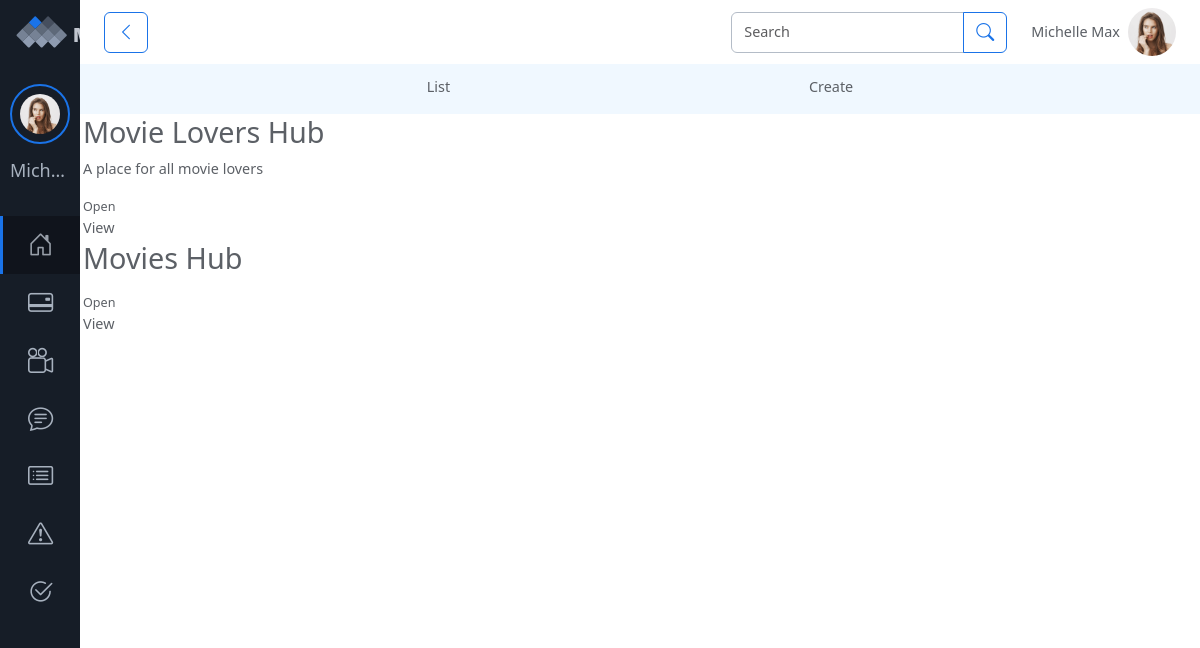
The app's page /User/Chatromms/ (signed in), older data.
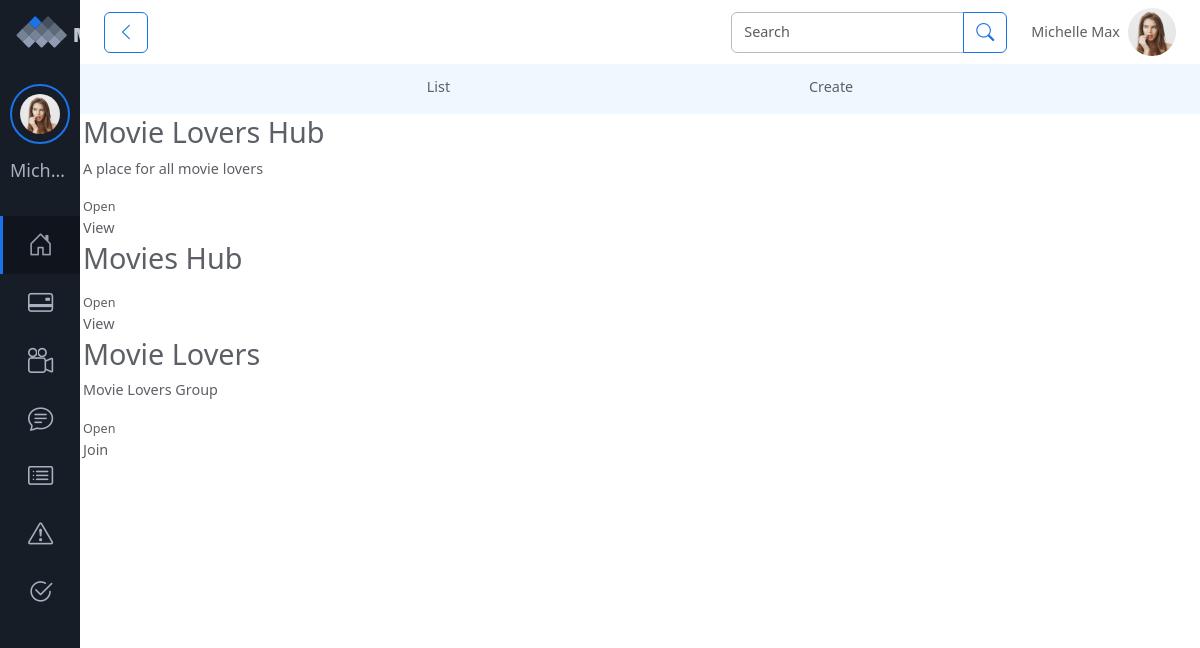
The same page, newer data.
### User/models.py (models this page shows)
class tbl_chatroom(models.Model):
    user_id = models.ForeignKey(tbl_user, on_delete=models.CASCADE, null=True)
    community_name = models.CharField(max_length=200)
    community_date = models.DateField()
    community_photo = models.FileField(upload_to='Files/Community/Profile/')
    community_description = models.TextField()
    community_status = models.IntegerField(default=0)

### User/views.py (the view)
# urls.py: path('Chatromms/',views.chatroom_list, name='chatrooms'),
def chatroom_list(request):
    user = request.session['uid']
    list = tbl_chatroom.objects.all()
    return render(request,'User/ChatroomList.html',{
        'List':list,
        'User':user,
    })

### User/Templates/User/ChatroomList.html (shortened to what this page needs)
{% extends "User/Header.html" %}
{% load static %}
    {% block content %}
</head>
<body>
    <div class="nav-links">
        <a href="{% url 'webuser:chatrooms' %}">
            <div class="nav-links-child">List</div>
        </a>
        <a href="{% url 'webuser:create_chatroom' %}">
            <div class="nav-links-child">Create</div>
        </a>
    </div>
    <table>
        {% for i in List %}
            <tr>
                <td><img src="{{ i.community_photo.url }}" alt=""></td>
                <td>
                    <a href="{% url 'webuser:chatpage' i.id %}">
                    <h2>{{ i.community_name }}</h2>
                    <p>{{ i.community_description }}</p>
                    {% if i.community_status == 0 %}
                        <small>Open</small>
                        {% else %}
                        <small>Closed</small>
                    {% endif %} <br>
                    {% if i.user_id.id == User %}
                      View
                    {% else %}
                      Join
                    {% endif %}
                </a>
                </td>
            </tr>
        {% endfor %}
    </table>
    {% endblock content %}

### User/Templates/User/Header.html (shortened to what this page needs)
{% load static %}
<!DOCTYPE html>
<html lang="en">
	<head>
		<link rel="stylesheet" href="{% static 'User/assets/fonts/bootstrap/bootstrap-icons.css' %} " />
		<link rel="stylesheet" href="{% static 'User/assets/css/main.min.css' %} " />
		<link rel="stylesheet" href="{% static 'User/assets/vendor/overlay-scroll/OverlayScrollbars.min.css' %} " />
	</head>
	<body>
		<div class="page-wrapper pinned">
			<div class="main-container">
				<nav id="sidebar" class="sidebar-wrapper">
					<div class="app-brand px-3 py-3 d-flex align-items-center">
						<a href="index.html">
							<img src="{% static 'User/assets/images/logo.svg' %} " class="logo" alt="Bootstrap Gallery" />
						</a>
					</div>
					<div class="sidebar-user-profile">
						<img src="{% static 'User/assets/images/user.png' %} " class="profile-thumb rounded-circle p-2 d-lg-flex d-none"
							alt="Bootstrap Gallery" />
						<h5 class="profile-name lh-lg mt-2 text-truncate">Michelle Max</h5>
					</div>
					<div class="sidebarMenuScroll">
						<ul class="sidebar-menu">
							<li class="active current-page">
								<a href="{% url 'webuser:homepage' %}">
									<i class="fs-3 bi bi-house-door"></i>
								</a>
							</li>
							<li>
								<a href="{% url 'webuser:package_deatails' %}">
									<i class="fs-3 bi bi-credit-card-2-back"></i>
								</a>
							</li>
							<li>
								<a href="{% url 'webuser:add_users_contents_details' %}">
									<i class="fs-3 bi bi-camera-reels"></i>
								</a>
							</li>
							<li>
								<a href="{% url 'webuser:chatrooms' %}">
									<i class="fs-3 bi bi-chat-text"></i>
								</a>
							</li>
							<li>
								<a href="{% url 'webuser:create_watchlist' %}">
									<i class="fs-3 bi bi-card-list"></i>
								</a>
							</li>
							<li>
								<a href="{% url 'webuser:view_complaints' %}">
									<i class="fs-3 bi bi-exclamation-triangle"></i>
								</a>
							</li>
							<li>
								<a href="{% url 'webuser:feedback' %}">
									<i class="fs-3 bi bi-check2-circle"></i>
								</a>
							</li>
						</ul>
					</div>
				</nav>
				<div class="app-container">
					<div class="app-header d-flex align-items-center">
						<div class="d-flex">
							<button class="btn btn-outline-primary me-2 pin-sidebar" id="pin-sidebar">
								<i class="bi bi-chevron-left fs-5"></i>
							</button>
						</div>
						<div class="header-actions">
							<div class="d-lg-block d-none me-2">
								<form action="" method="post" id="SearchForm"  onkeyup="getMovie()">
									<div class="input-group">
										<input type="text" id="search" class="form-control" placeholder="Search" />
										<button class="btn btn-outline-primary" type="button">
											<i class="bi bi-search fs-5"></i>
										</button>
									</div>
								</form>
							</div>
							<div class="dropdown ms-3">
								<a id="userSettings" class="dropdown-toggle d-flex py-2 align-items-center text-decoration-none"
									href="#!" role="button" data-bs-toggle="dropdown" aria-expanded="false">
									<span class="d-none d-md-block me-2">Michelle Max</span>
									<img src="{% static 'User/assets/images/user.png' %} " class="rounded-circle img-3x" alt="Bootstrap Gallery" />
								</a>
							</div>
						</div>
					</div>
					{% block content %}
					{% endblock content %}
				</div>
			</div>
		</div>
	</body>
</html>

### User/Templates/User/ChatroomList.html (style rules this page uses)
a { text-decoration: none; }
.nav-links { justify-content: space-evenly; display: flex; height: 50px; background-color: aliceblue; }
.nav-links-child { padding: 12px; width: 100%; }

Row changes from the older to the newer data that the page shows:
added tbl_chatroom: community_name "Movie Lovers", community_description "Movie Lovers Group", community_status "Open", shows "Join"
